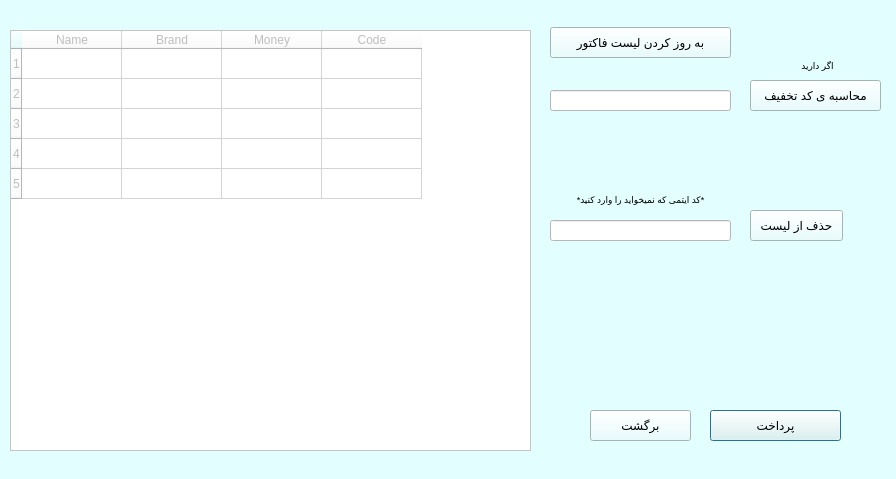
<?xml version="1.0" encoding="UTF-8"?>
<ui version="4.0">
 <class>Dialog</class>
 <widget class="QDialog" name="Dialog">
  <property name="geometry">
   <rect>
    <x>0</x>
    <y>0</y>
    <width>896</width>
    <height>479</height>
   </rect>
  </property>
  <property name="windowTitle">
   <string>Dialog</string>
  </property>
  <property name="styleSheet">
   <string notr="true">background-color: rgb(226, 254, 255);</string>
  </property>
  <widget class="QTableWidget" name="factor_table">
   <property name="enabled">
    <bool>false</bool>
   </property>
   <property name="geometry">
    <rect>
     <x>10</x>
     <y>30</y>
     <width>521</width>
     <height>421</height>
    </rect>
   </property>
   <property name="styleSheet">
    <string notr="true">background-color: rgb(255, 255, 255);</string>
   </property>
   <row>
    <property name="text">
     <string>1</string>
    </property>
   </row>
   <row>
    <property name="text">
     <string>2</string>
    </property>
   </row>
   <row>
    <property name="text">
     <string>3</string>
    </property>
   </row>
   <row>
    <property name="text">
     <string>4</string>
    </property>
   </row>
   <row>
    <property name="text">
     <string>5</string>
    </property>
   </row>
   <column>
    <property name="text">
     <string>Name</string>
    </property>
   </column>
   <column>
    <property name="text">
     <string>Brand</string>
    </property>
   </column>
   <column>
    <property name="text">
     <string>Money</string>
    </property>
   </column>
   <column>
    <property name="text">
     <string>Code</string>
    </property>
   </column>
  </widget>
  <widget class="QPushButton" name="pay_button">
   <property name="geometry">
    <rect>
     <x>710</x>
     <y>410</y>
     <width>131</width>
     <height>31</height>
    </rect>
   </property>
   <property name="styleSheet">
    <string notr="true">background-color: rgb(234, 255, 244);</string>
   </property>
   <property name="text">
    <string>پرداخت</string>
   </property>
  </widget>
  <widget class="QPushButton" name="back_button">
   <property name="geometry">
    <rect>
     <x>590</x>
     <y>410</y>
     <width>101</width>
     <height>31</height>
    </rect>
   </property>
   <property name="text">
    <string>برگشت</string>
   </property>
  </widget>
  <widget class="QPushButton" name="delete_from_list_button">
   <property name="geometry">
    <rect>
     <x>750</x>
     <y>210</y>
     <width>93</width>
     <height>31</height>
    </rect>
   </property>
   <property name="text">
    <string>حذف از لیست</string>
   </property>
  </widget>
  <widget class="QPushButton" name="count_off_code_button">
   <property name="geometry">
    <rect>
     <x>750</x>
     <y>80</y>
     <width>131</width>
     <height>31</height>
    </rect>
   </property>
   <property name="text">
    <string>محاسبه ی کد تخفیف</string>
   </property>
  </widget>
  <widget class="QLineEdit" name="off_code_lineedit">
   <property name="geometry">
    <rect>
     <x>550</x>
     <y>90</y>
     <width>181</width>
     <height>21</height>
    </rect>
   </property>
   <property name="styleSheet">
    <string notr="true">background-color: rgb(255, 255, 255);</string>
   </property>
  </widget>
  <widget class="QLabel" name="details_lable">
   <property name="geometry">
    <rect>
     <x>550</x>
     <y>190</y>
     <width>181</width>
     <height>20</height>
    </rect>
   </property>
   <property name="font">
    <font>
     <pointsize>7</pointsize>
    </font>
   </property>
   <property name="text">
    <string>*کد ایتمی که نمیخواید را وارد کنید*</string>
   </property>
   <property name="alignment">
    <set>Qt::AlignCenter</set>
   </property>
  </widget>
  <widget class="QLineEdit" name="delete_item_lineedit">
   <property name="geometry">
    <rect>
     <x>550</x>
     <y>220</y>
     <width>181</width>
     <height>21</height>
    </rect>
   </property>
   <property name="styleSheet">
    <string notr="true">background-color: rgb(255, 255, 255);</string>
   </property>
  </widget>
  <widget class="QLabel" name="if_lable">
   <property name="geometry">
    <rect>
     <x>790</x>
     <y>56</y>
     <width>55</width>
     <height>20</height>
    </rect>
   </property>
   <property name="font">
    <font>
     <pointsize>7</pointsize>
    </font>
   </property>
   <property name="text">
    <string>اگر دارید</string>
   </property>
   <property name="alignment">
    <set>Qt::AlignCenter</set>
   </property>
  </widget>
  <widget class="QPushButton" name="pushButton">
   <property name="geometry">
    <rect>
     <x>550</x>
     <y>27</y>
     <width>181</width>
     <height>31</height>
    </rect>
   </property>
   <property name="text">
    <string>به روز کردن لیست فاکتور</string>
   </property>
  </widget>
 </widget>
 <resources/>
 <connections/>
</ui>
